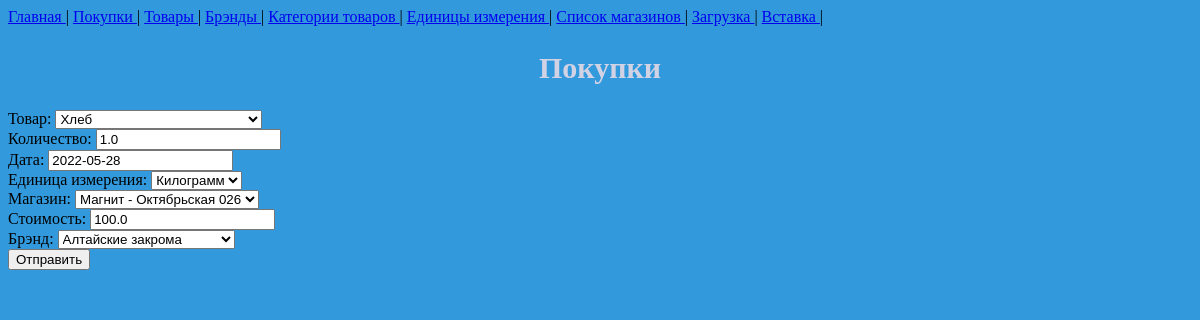
Screenshot of /buy/30 with the database file from the repository.
### buy/models.py (models this page shows, shortened)
class Buy(models.Model):
    product = models.ForeignKey(Product, on_delete=models.PROTECT)
    amount = models.FloatField(validators=[MinValueValidator(0), ])
    date = models.DateField()
    unit = models.ForeignKey(Unit, on_delete=models.PROTECT)
    magazine = models.ForeignKey(Magazine, models.PROTECT)
    price = models.FloatField(validators=[MinValueValidator(0), ])
    brand = models.ForeignKey(Brand, models.PROTECT, null=True, blank=True)

### buy/views.py (the view)
# urls.py: path('buy/<int:pk>', views.UpdateBuy.as_view(), name='update-buy'),
class UpdateBuy(UpdateView):
    model = Buy
    form_class = BuyForm
    template_name = 'buy/buy.html'
    success_url = '/buy'

### buy/forms.py
class BuyForm(forms.ModelForm):
    class Meta:
        model = Buy
        fields = '__all__'
        labels = {
            'product': 'Товар',
            'amount': 'Количество',
            'date': 'Дата',
            'unit': 'Единица измерения',
            'magazine': 'Магазин',
            'price': 'Стоимость',
            'brand': 'Брэнд'
        }

### buy/models.py (called while the page is built)
    def __str__(self):
        return self.name

    def __str__(self):
        return self.name

    def __str__(self):
        return self.name

    def __str__(self):
        return f'{self.name} - {self.address}'

### buy/templates/buy/buy.html (shortened to what this page needs)
{% extends 'buy/base.html' %}
{% block content %}
    {% include 'includes/navbar.html' %}
    <h2>Покупки  </h2>
    <form method="post">
        {% for field in form %}
            <div class="form-style {% if field.errors %} errors {% endif %} ">
                {{ field.label_tag }}
                {{ field }}
            </div>
        {% endfor %}
        <button type="submit">Отправить</button>
    </form>
{% endblock %}

### static/css/base.css (style rules this page uses)
html { background-color: #3199dc; }
h2 { color: #d2d2e5; text-align: center; font-family: "Comic Sans MS", "Comic Sans", cursive; font-size: 30px; }

### rows the page displays
Buy: form "Хлеб" "1.0" "2022-05-28" "Килограмм" "Магнит - Октябрьская 026" "100.0" "Алтайские закрома"

### other values shown
{{ field.label_tag }} "Товар:" "Количество:" "Дата:" "Единица измерения:" "Магазин:" "Стоимость:" "Брэнд:"
